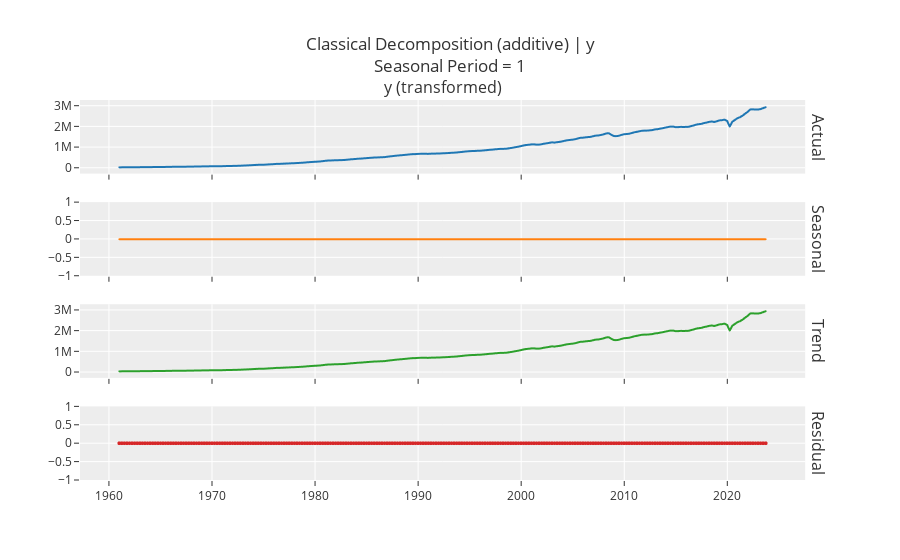

Notebook source saved alongside this figure:
### Code cell
plot_model(plot = 'decomp')

### Figure 1 — Plotly figure (JSON) as saved in the notebook; plotly's stock layout.template omitted (floating-point values rounded to 4 significant figures; data arrays with more than 128 entries replaced by an {"elided": "..."} marker saying what was removed)
{"data": [{"line": {"color": "rgb(31, 119, 180)", "width": 2}, "marker": {"size": 2}, "mode": "lines+markers", "name": "Actual", "type": "scattergl", "x": {"elided": "252 str values"}, "xaxis": "x", "y": {"elided": "252 int values"}, "yaxis": "y"}, {"line": {"color": "rgb(255, 127, 14)", "width": 2}, "marker": {"size": 2}, "mode": "lines+markers", "name": "Seasonal", "type": "scattergl", "x": {"elided": "252 str values"}, "xaxis": "x2", "y": {"elided": "252 int values"}, "yaxis": "y2"}, {"line": {"color": "rgb(44, 160, 44)", "width": 2}, "marker": {"size": 2}, "mode": "lines+markers", "name": "Trend", "type": "scattergl", "x": {"elided": "252 str values"}, "xaxis": "x3", "y": {"elided": "252 int values"}, "yaxis": "y3"}, {"line": {"color": "rgb(214, 39, 40)", "width": 2}, "marker": {"size": 4}, "mode": "markers", "name": "Residuals", "type": "scattergl", "x": {"elided": "252 str values"}, "xaxis": "x4", "y": {"elided": "252 int values"}, "yaxis": "y4"}], "layout": {"annotations": [{"font": {"size": 16}, "showarrow": false, "text": "y (transformed)", "x": 0.49, "xanchor": "center", "xref": "paper", "y": 1, "yanchor": "bottom", "yref": "paper"}, {"font": {"size": 16}, "showarrow": false, "text": "Actual", "textangle": 90, "x": 0.98, "xanchor": "left", "xref": "paper", "y": 0.9031, "yanchor": "middle", "yref": "paper"}, {"font": {"size": 16}, "showarrow": false, "text": "Seasonal", "textangle": 90, "x": 0.98, "xanchor": "left", "xref": "paper", "y": 0.6344, "yanchor": "middle", "yref": "paper"}, {"font": {"size": 16}, "showarrow": false, "text": "Trend", "textangle": 90, "x": 0.98, "xanchor": "left", "xref": "paper", "y": 0.3656, "yanchor": "middle", "yref": "paper"}, {"font": {"size": 16}, "showarrow": false, "text": "Residual", "textangle": 90, "x": 0.98, "xanchor": "left", "xref": "paper", "y": 0.09688, "yanchor": "middle", "yref": "paper"}], "showlegend": false, "title": {"text": "Classical Decomposition (additive) | y<br>Seasonal Period = 1"}, "xaxis": {"anchor": "y", "domain": [0, 0.98], "matches": "x4", "showticklabels": false}, "xaxis2": {"anchor": "y2", "domain": [0, 0.98], "matches": "x4", "showticklabels": false}, "xaxis3": {"anchor": "y3", "domain": [0, 0.98], "matches": "x4", "showticklabels": false}, "xaxis4": {"anchor": "y4", "domain": [0, 0.98]}, "yaxis": {"anchor": "x", "domain": [0.8063, 1]}, "yaxis2": {"anchor": "x2", "domain": [0.5375, 0.7312]}, "yaxis3": {"anchor": "x3", "domain": [0.2687, 0.4625]}, "yaxis4": {"anchor": "x4", "domain": [0, 0.1938]}}}
